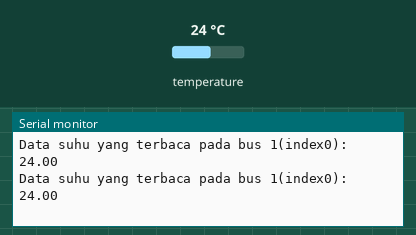
This sketch was run on a simulated Arduino Uno, built with avr-gcc and run on an emulated ATmega328P. On the bench: the last lines printed to the serial monitor. The inputs (shaded band) are chosen by the test bench; at power-on: temperature 24 °C.

Above: at 2.3 s.
2.4 s: temperature set to 12 °C
At 2.4 s:
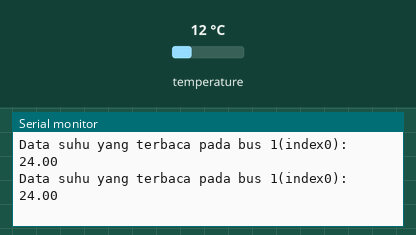
3.9 s: temperature set to 19 °C
At 3.9 s:
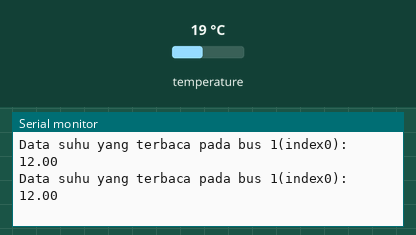
Timing chart, 0 to 6.9 s (numbered marks = the images above; inputs shaded):
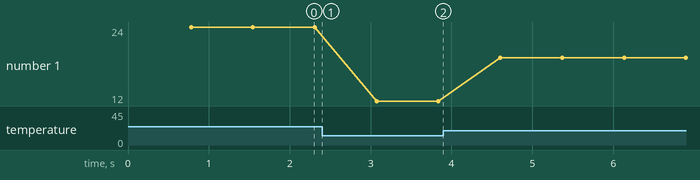

Measured:
- plotted number 1: 24 → 12 after the input at 2.4 s, 12 → 19 after the input at 3.9 s

The sketch:

3.Sensor_Suhu___Buzzer.ino
```cpp
//Download dan masukkan Library Onewire dan DallasTemperature
#include <OneWire.h>
#include <DallasTemperature.h>

//inisialisasi pembuatan variable
int sensorSuhu =12;
OneWire oneWire(sensorSuhu);
DallasTemperature sensors(&oneWire);

void setup(){
  Serial.begin(9600);
  sensors.begin();
}

void loop(){
  sensors.requestTemperatures();
  float bacaSuhu=sensors.getTempCByIndex(0);


  if(bacaSuhu !=DEVICE_DISCONNECTED_C)
  {
  Serial.print("Data suhu yang terbaca pada bus 1(index0): ");
  Serial.println(bacaSuhu);
  }
  else
  {
  Serial.print("Error: sensor pada index 0 tidak ditemukan!");
  }
 }
```
